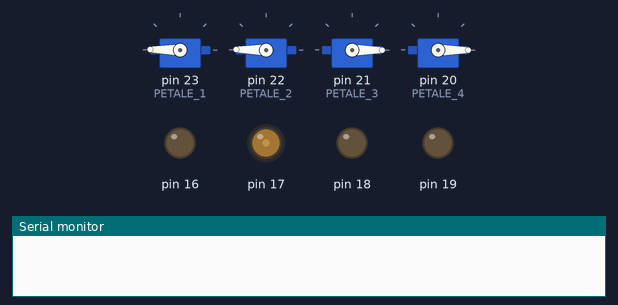
Recording of a sketch running on a simulated Arduino Mega 2560, built with avr-gcc and run on an emulated ATmega2560. On the bench: 4 × servo, output pins drawn as LEDs (lit = HIGH), the last lines printed to the serial monitor.

Above: at 0.15 s.
At 3.16 s:
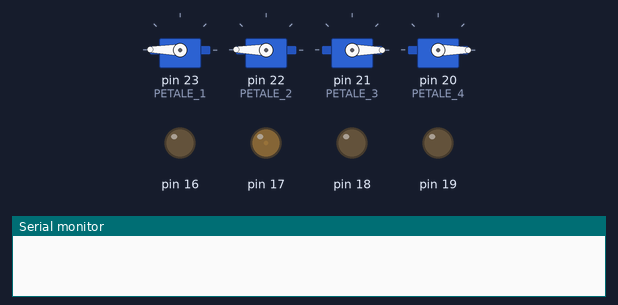
At 17.67 s:
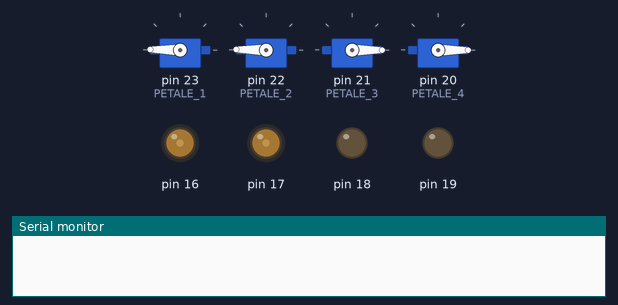
At 23.99 s:
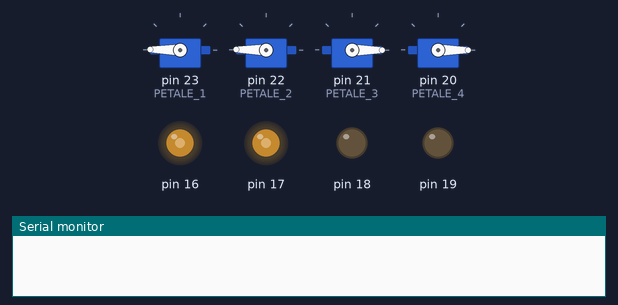
At 26.81 s:
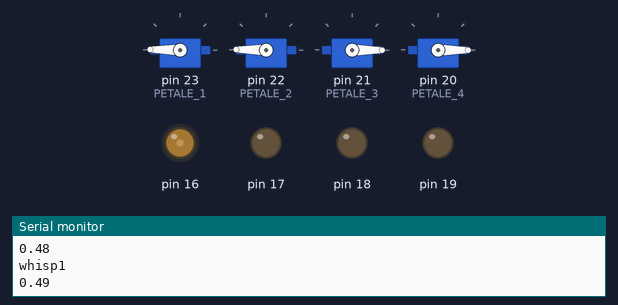
At 34.63 s:
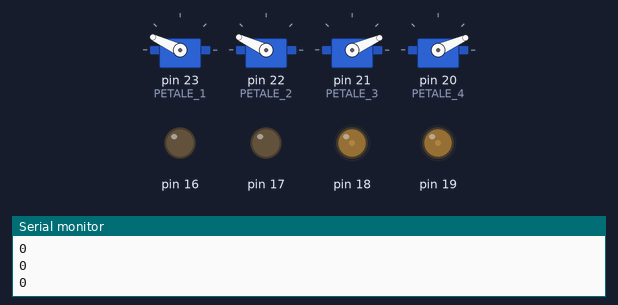
Timing chart, 0 to 40.0 s (numbered marks = the images above):
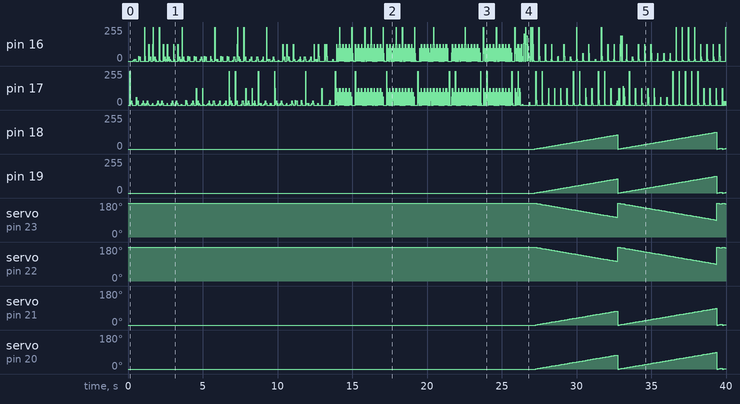

The sketch:

test_elapsed.ino
```cpp
// create elapsedMillis outside loop(), to
// retain its value each time loop() runs.
#include <elapsedMillis.h>
#include <Servo.h>
#include <SoftPWM.h>
#include <Math.h>

elapsedMillis timer;
elapsedMillis timerDelta;
elapsedMillis timerDelta1;
elapsedMillis sincePrint;
static int black = 413; //ms
int deltaStep, deltaStep1;//ms
bool isLeft = true;
int indexOpening = 0;
bool setupBassOneShot = true;
bool setupWhisp1 = true;
bool setupWhisp2 = true;
bool setupWhisp3 = true;
bool setupWhisp4 = true;
bool oneShotOff1 = true;
bool oneShotOff2 = true;
bool oneShotOff3 = true;
bool oneShotOff4 = true;
bool oneShotOff5 = true;
bool oneShotOff6 = true;
bool oneShotOff7 = true;
bool oneShotOff8 = true;
bool oneShotOff9 = true;
bool oneShotOff10 = true;
bool oneShotOff11= true;
bool oneShotOff12 = true;
int beatCpt = 0;
float decrescendo;

int i;
int wIndex = 0;
unsigned int stepIndex;
float flashLed[] = {0, .125, .250, .500, .250, .125, 0};
int flashLedLen = (sizeof(flashLed) / sizeof(int));
float ledShortWhisper[] = {0, .125, .125, .250, .250, .500, .500, .500, .500, .750, .750, .750, .750, 1, 1, 1, 1, .750, .750, .750, .750, .500, .500, .500, .500, .250, .250, .125, .125, 0};
int ledShortWhisperLen = (sizeof(ledShortWhisper) / sizeof(int));
int ledLongWhisper[] = {};
int ledLongWhisperLen = (sizeof(ledLongWhisper) / sizeof(int));
float break1[] = {1, .75, .75, .50, .50, .25, .125, .0725, .0725, .036, .036, .017, .017 , 0, 0, 0 , 0, 0};
int break1Len = (sizeof(break1) / sizeof(int));
int fullHatOpening[] = {};
int fullHatOpeningLen = (sizeof(fullHatOpening) / sizeof(int));

//TIMING
unsigned int startBass = 13244;
unsigned int steps[] = {178, 657, 1148, 1655, 2149, 2631, 3102, 3611, 3958, 4566, 5058, 5575, 6155, 6743, 7299, 7869, 8489, 9039, 9579, 10109, 10606, 11132, 11658, 12227, 12720};
unsigned int stepsLen = (sizeof(steps) / sizeof(unsigned int));
unsigned int whispers[] = {26062, 32740};
unsigned int whispersEnd[] = {27100, 33740};
unsigned int whispersLen = (sizeof(whispers) / sizeof(unsigned int));
unsigned int bigWhispers[] = {39740, 46339};
unsigned int bigWhispersEnd[] = {46310, 52733};
unsigned int bigWhispersLen = (sizeof(bigWhispers) / sizeof(unsigned int));


unsigned int beatStart = 52733;
unsigned measureStart = 52951;
unsigned beatNote = 58772 - 58358;
unsigned int breakStart = 79455;
unsigned beatBreak = 81101 - breakStart;
unsigned int blablaStart = 91881;//Cri Pulsation Led
unsigned int beatBlabla = 92207 - 92097;
unsigned int blablaEndGuitarStart = 92685;//Fin Cri Pulsation led Ouverture Coiffe
unsigned int beatGuitarBeat = 96831 - 96011;
unsigned int endOpeningCoiffe = 105767;
unsigned int openingCoiffe2 = 112483;
unsigned int break2StartEndOpeningCoiff2 = 119179;
unsigned int beatBreak2 = 121253 - break2StartEndOpeningCoiff2;
unsigned int restartBreak = 131174;
unsigned int restartBreakEndSlowBeatStart = 133248;
unsigned int beatSlowBeat = 141522 - 140681;
unsigned int break3Start = 145657;
unsigned int beatBreak3 = 148137 - 147739;
unsigned int endStart = 165751;
unsigned int startVibrato1 = 172131;
unsigned int startVibrato2 = 186411;
unsigned int endTrax = 201978;


/*
  unsigned int endFirstWhisper = 27100;
  unsigned int startSecondWhisper = 32.74 * 1000;
  unsigned int endSecondWhisper = 33.74 * 1000;
  unsigned int startThirdWhisper = 39.72 * 1000;
  unsigned int endThirdWhisper = 45.97 * 1000;
  unsigned int startFourthWhisper = 46.51 * 1000;
  unsigned int endFourthdWhisper = 52.76 * 1000;
  unsigned int kick1 = 52.97 * 1000;
  unsigned int snare1 = 53.78 * 1000;
  unsigned int Kick2 = 54 * 1000;
  unsigned int snare2 = 55.44 * 1000;
  unsigned int kick3 = 55.95 * 1000;
  unsigned int pulseVoiceLedStart = 91.76 * 1000;
  unsigned int pulseVoiceLedEnd = 92.71 * 1000;
  unsigned int guitLead1CoiffOpen = 92.71 * 1000;
  unsigned int guitLead2CoiffClose = 105.88 * 1000;
  unsigned int guitLeadVoixEcho = 115.85 * 1000;
  unsigned int guitLeadVoixEchoEnd = 119.16 * 1000;
  unsigned int guitLeadVoixEchoBarkStart = 119.17 * 1000;
  unsigned int BassBarkStart = 132.52 * 1000;
  unsigned int restartBeat = 145.62 * 1000;
  unsigned int lowerIntensity = 172.06 * 1000;
*/

//LED AND SERVO
static int JAMBE_1 = 17;
static int JAMBE_2 = 16;
static int LED_1 = 19;
static int LED_2 = 18;
static int PETALE_1 = 23;
static int PETALE_2 = 22;
static int PETALE_3 = 21;
static int PETALE_4 = 20;

Servo servo1;
Servo servo2;
Servo servo3;
Servo servo4;

int valLed = 0;
int valWhisper = 0;

int calcIndex(float elapsedTime, float startTime, float endTime, int sizeArray) {
  return constrain((int) ((float)(sizeArray - 1) * (elapsedTime - startTime) / (endTime - startTime)), 0, sizeArray - 1);
}
bool testInTime(float ellapsedTime, float startTime, float endTime) {
  return (ellapsedTime >= startTime) && (ellapsedTime < endTime);
}
int maValue(float input) {
  return map((int)(input * 100), 0, 100, 0, 255);
}


void setup()
{
  Serial.begin(9600);

  SoftPWMBegin();
  servo1.attach(PETALE_1);
  servo2.attach(PETALE_2);
  servo3.attach(PETALE_3);
  servo4.attach(PETALE_4);
  SoftPWMSet(LED_1, 0);
  SoftPWMSet(LED_2, 0);

  SoftPWMSet(JAMBE_1, 0);
  SoftPWMSet(JAMBE_2, 0);
  servo1.write(179);
  servo2.write(179);
  servo3.write(0);
  servo4.write(0);
  //timer = whispers[0] - 1000;
  //timer = beatStart;
  timer = blablaStart;
  timer = blablaEndGuitarStart;
    timer = 0;
  timerDelta = 0;
  timerDelta1 = 0;
  stepIndex = 0;
  int indexOpening;
}

void walk() {

  if (timer >= steps[0] && timer <= steps[stepsLen - 1]) {
    if (timer < steps[stepIndex + 1]) {
      deltaStep = steps[stepIndex + 1] - steps[stepIndex];
      valLed = maValue(flashLed[calcIndex(timerDelta, 0, deltaStep, flashLedLen)]);
      if (isLeft) {
        SoftPWMSet(JAMBE_1, valLed / 4);
        SoftPWMSet(JAMBE_2, 0);
      } else {
        SoftPWMSet(JAMBE_2, valLed / 4);
        SoftPWMSet(JAMBE_1, 0);
      }
    } else {
      timerDelta = 0;
      timerDelta1 = 0;
      stepIndex++;
      if (isLeft == true) {
        isLeft = false;
      } else {
        isLeft = true;
      }

    }
  } else {
    if (oneShotOff1 == true) {
      oneShotOff1 = false;
      SoftPWMSet(JAMBE_1, 0);
      SoftPWMSet(JAMBE_2, 0);
      SoftPWMSet(LED_1, 0);
      SoftPWMSet(LED_2, 0);
    }

    //Serial.println("go for Bass");
  }
}


void bass() {
  if (timer > startBass && timer <= beatStart) {
    if (setupBassOneShot) {
      setupBassOneShot = false;
      timerDelta = 0;
      timerDelta1 = 0;
      stepIndex = 0;
      valWhisper = 0;
    }
    //WHISPERS
    if (timer > whispers[0] && timer <= bigWhispersEnd[1]) {
      //whispers1
      if (timer > whispers[0] && timer < whispersEnd[0]) {
        Serial.println("whisp1");
        if (setupWhisp1 == true) {
          setupWhisp1 = false;
          timerDelta1 = 0;
        }
        valWhisper =  maValue(ledShortWhisper[calcIndex(timerDelta1, 0, 1000, ledShortWhisperLen)]);

      }
      //whispers2
      if (timer > whispers[1] && timer < whispersEnd[1]) {
        Serial.println("whisp2");
        if (setupWhisp2 == true) {
          setupWhisp2 = false;
          timerDelta1 = 0;
        }
        valWhisper =  maValue(ledShortWhisper[calcIndex(timerDelta1, 0, 1000, ledShortWhisperLen)]);
      }

      //whispers3
      if (timer > bigWhispers[0] && timer < bigWhispersEnd[0]) {
        Serial.println("whisp3");
        if (setupWhisp3 == true) {
          setupWhisp3 = false;
          timerDelta1 = 0;
        }
        valWhisper =  maValue(ledShortWhisper[calcIndex(timerDelta1, 0, bigWhispersEnd[0] - bigWhispers[0], ledShortWhisperLen)]);
      }

      //whispers4
      if (timer > bigWhispers[1] && timer < bigWhispersEnd[1]) {
        Serial.println("whisp4");
        if (setupWhisp4 == true) {
          setupWhisp4 = false;
          timerDelta1 = 0;
        }
        valWhisper =  maValue(ledShortWhisper[calcIndex(timerDelta1, 0, bigWhispersEnd[1] - bigWhispers[1], ledShortWhisperLen)]);
      }
    }
    //BEAT
    if (timerDelta > beatNote) {
      timerDelta = 0;
      if (isLeft == true) {
        isLeft = false;
      } else {
        isLeft = true;
      }
    } else {
      valLed = maValue(flashLed[calcIndex(timerDelta, 0, 100, flashLedLen)]);
      if (isLeft) {
        SoftPWMSet(JAMBE_1, valLed / 4 + valWhisper );
        SoftPWMSet(JAMBE_2, 0);
      } else {
        SoftPWMSet(JAMBE_2, valLed / 4 + valWhisper );
        SoftPWMSet(JAMBE_1, 0);
      }
    }
  } else {
    if (timer > beatStart) {

    }
  }
}
void beatBreak1() {
  if (timer > beatStart && timer < breakStart) {
    if (oneShotOff3 == true) {
      oneShotOff3 = false;
      timerDelta = 0;
      timerDelta1 = 0;
      SoftPWMSet(JAMBE_2, 0);
      SoftPWMSet(JAMBE_1, 0);
    }
    if (timerDelta > beatNote) {
      timerDelta = 0;
      SoftPWMSet(JAMBE_1, 0);
    } else {
      valLed = maValue(flashLed[calcIndex(timerDelta, 0, 100, flashLedLen)]);
      SoftPWMSet(JAMBE_1, valLed);
    }
    if (timerDelta1 > 2 * beatNote) {
      timerDelta1 = 0;
    } else {
      valLed = maValue(flashLed[calcIndex(timerDelta1, 0, 250, flashLedLen)]);
      SoftPWMSet(JAMBE_2, 255 - valLed * 4);
    }
  } else {
    if (oneShotOff4 == true && timer > breakStart) {
      oneShotOff4 = false;
      SoftPWMSet(JAMBE_1, 0);
      SoftPWMSet(JAMBE_2, 0);
    }
  }
}
void break2() {
  if (timer > breakStart && timer < blablaStart) {
    if (oneShotOff5 == true) {
      oneShotOff5 = false;
      timerDelta = 0;
      timerDelta1 = 0;
      SoftPWMSet(JAMBE_2, 0);
      SoftPWMSet(JAMBE_1, 0);
    }
    if (timerDelta > beatBreak) {
      timerDelta = 0;
      SoftPWMSet(JAMBE_1, 0);
      SoftPWMSet(JAMBE_2, 0);
    } else {
      // Serial.println(maValue(break1[calcIndex(timerDelta, 0, beatBreak*2, break1Len)]));
      valLed = maValue(break1[calcIndex(timerDelta, 0, beatBreak, break1Len)]);
      SoftPWMSet(JAMBE_1, valLed / 2);
      SoftPWMSet(JAMBE_2, valLed / 2);
    }
  }
}
void blablateur() {
  if (timer > blablaStart && timer < blablaEndGuitarStart) {
    if (oneShotOff6 == true) {
      oneShotOff6 = false;
      timerDelta = 0;
      timerDelta1 = 0;
      SoftPWMSet(JAMBE_2, 0);
      SoftPWMSet(JAMBE_1, 0);
    }
    float blablaCrescendo = ((float)timer - (float)blablaStart) / ((float)blablaEndGuitarStart - (float)blablaStart);
    Serial.println(blablaCrescendo);
    if (timerDelta > beatBlabla) {
      timerDelta = 0;
      SoftPWMSet(JAMBE_1, 0);
      SoftPWMSet(JAMBE_2, 0);
    } else {
      // Serial.println(maValue(break1[calcIndex(timerDelta, 0, beatBreak*2, break1Len)]));
      valLed = maValue(flashLed[calcIndex(timerDelta, 0, beatBlabla, flashLedLen)]);
      SoftPWMSet(JAMBE_1, (int)(valLed * blablaCrescendo));
      SoftPWMSet(JAMBE_2,  (int)(valLed * blablaCrescendo));
    }
  }
}
void break3() {
  if (timer > blablaEndGuitarStart && timer < blablaStart) {
    if (oneShotOff7 == true) {
      oneShotOff7 = false;
      timerDelta = 0;
      timerDelta1 = 0;
      SoftPWMSet(JAMBE_2, 0);
      SoftPWMSet(JAMBE_1, 0);
    }
    if (timerDelta > beatGuitarBeat) {
      timerDelta = 0;
      SoftPWMSet(JAMBE_1, 0);
      SoftPWMSet(JAMBE_2, 0);
    } else {
      // Serial.println(maValue(break1[calcIndex(timerDelta, 0, beatBreak*2, break1Len)]));
      valLed = maValue(flashLed[calcIndex(timerDelta, 0, beatGuitarBeat, flashLedLen)]);
      SoftPWMSet(JAMBE_1, valLed);
      SoftPWMSet(JAMBE_2, valLed);
    }
  }
}
void break4() {
  if (timer > blablaStart&& timer < restartBreak) {
    if (oneShotOff9 == true) {
      oneShotOff9 = false;
      timerDelta = 0;
      SoftPWMSet(JAMBE_2, 0);
      SoftPWMSet(JAMBE_1, 0);
    }
    if (timerDelta > beatGuitarBeat/2) {
      timerDelta = 0;
      SoftPWMSet(JAMBE_1, 0);
      SoftPWMSet(JAMBE_2, 0);
      if (isLeft == true) {
        isLeft = false;
      } else {
        isLeft = true;
      }
    } else {
      // Serial.println(maValue(break1[calcIndex(timerDelta, 0, beatBreak*2, break1Len)]));
      valLed = maValue((flashLed[calcIndex(timerDelta, 0, 250, flashLedLen)]));
      if (isLeft) {
        SoftPWMSet(JAMBE_1, valLed * 2);
        SoftPWMSet(JAMBE_2, 0);
      } else {
        SoftPWMSet(JAMBE_1, 0);
        SoftPWMSet(JAMBE_2, valLed * 2);
      }
    }
  }
}
void beatBreak2Fn() {
  //measureStart
}
void blabla() {
  //measureStart
}

void openingCoiffe1() {

  if (timer > blablaEndGuitarStart && timer < break2StartEndOpeningCoiff2) {
    if (oneShotOff8 == true) {
      oneShotOff8 = false;
      timerDelta1 = 0;
      indexOpening = 0;
      servo1.write(179);
      servo2.write(179);
      servo3.write(0);
      servo4.write(0);
    }
    int deltaT = (break2StartEndOpeningCoiff2 - blablaEndGuitarStart) / 4;
    if (timerDelta1 > deltaT) {
      timerDelta1 = 0;
      indexOpening = indexOpening + 1;
      //close the coiffe
    } else {
      float crescendo = ((float)timerDelta1 / (float)deltaT);
      //crescendo = crescendo * crescendo;
      int i = (float)(crescendo * 127);
      Serial.println(indexOpening);
      if (indexOpening < 2) {
        servo1.write(map(i, 0, 127, 179 , 179 / 2));              // sets the servo position according to the scaled value
        servo2.write(map(i, 0, 127, 179, 179 / 2));              // sets the servo position according to the scaled value
        servo3.write(map(i, 0, 127, 0, 179 / 2));                // sets the servo position according to the scaled value
        servo4.write(map(i, 0, 127, 0, 179 / 2));                // sets the servo position according to the scaled value
        SoftPWMSet(19, map(i, 0, 127, 0, 255 / 2));               // sets the servo position according to the scaled value
        SoftPWMSet(18, map(i, 0, 127, 0, 255 / 2));
      } else if (indexOpening <= 4) {
        servo1.write(map(i, 0, 127, 179, 0));                // sets the servo position according to the scaled value
        servo2.write(map(i, 0, 127, 179, 0));                // sets the servo position according to the scaled value
        servo3.write(map(i, 0, 127, 0, 179));                // sets the servo position according to the scaled value
        servo4.write(map(i, 0, 127, 0, 179));                // sets the servo position according to the scaled value
        SoftPWMSet(19, map(i, 0, 127, 0, 255));               // sets the servo position according to the scaled value
        SoftPWMSet(18, map(i, 0, 127, 0, 255));
      }
      //var valueCoiffe= (int)(crescendo*255);
      //open the coiffe
    }
  } else {
    servo1.write(179);                // sets the servo position according to the scaled value
    servo2.write(179);                // sets the servo position according to the scaled value
    servo3.write(0);                // sets the servo position according to the scaled value
    servo4.write(0);                // sets the servo position according to the scaled value
    SoftPWMSet(19, map(0, 0, 127, 0, 255));               // sets the servo position according to the scaled value
    SoftPWMSet(18, map(0, 0, 127, 0, 255));
  }
}
void break5() {
  if (timer > restartBreak && timer < startVibrato1 ) {
    if (oneShotOff10 == true) {
      oneShotOff10 = false;
      timerDelta = 0;
      SoftPWMSet(JAMBE_2, 0);
      SoftPWMSet(JAMBE_1, 0);
    }
    if (timerDelta > beatGuitarBeat/4) {
      timerDelta = 0;
      SoftPWMSet(JAMBE_1, 0);
      SoftPWMSet(JAMBE_2, 0);
            if (isLeft == true) {
        isLeft = false;
      } else {
        isLeft = true;
      }
    } else {
      // Serial.println(maValue(break1[calcIndex(timerDelta, 0, beatBreak*2, break1Len)]));
      valLed = maValue(break1[calcIndex(timerDelta, 0, beatGuitarBeat/4, break1Len)]);
      if(isLeft == true) {
              SoftPWMSet(JAMBE_1, valLed *2);
      SoftPWMSet(JAMBE_2, 0);
      } else {
              SoftPWMSet(JAMBE_1, 0);
      SoftPWMSet(JAMBE_2, valLed *2);
      }

    }
  }
}
void outtro() {
   if (timer > startVibrato1 && timer < endTrax ) {
    decrescendo = 1.00 - ((float)timer - (float)startVibrato1) / ((float)endTrax - (float)startVibrato1);
    Serial.println(decrescendo);
    if (oneShotOff11 == true) {
      oneShotOff11 = false;
      timerDelta = 0;
      SoftPWMSet(JAMBE_2, 0);
      SoftPWMSet(JAMBE_1, 0);
    }
    if (timerDelta > beatGuitarBeat/16) {
      timerDelta = 0;
      SoftPWMSet(JAMBE_1, 0);
      SoftPWMSet(JAMBE_2, 0);
            if (isLeft == true) {
        isLeft = false;
      } else {
        isLeft = true;
      }
    } else {
      // Serial.println(maValue(break1[calcIndex(timerDelta, 0, beatBreak*2, break1Len)]));
      valLed = maValue(break1[calcIndex(timerDelta, 0, beatGuitarBeat/16, break1Len)]);
      if(isLeft == true) {
              SoftPWMSet(JAMBE_1, valLed  * decrescendo);
      SoftPWMSet(JAMBE_2, 0);
      } else {
              SoftPWMSet(JAMBE_1, 0);
      SoftPWMSet(JAMBE_2, valLed * decrescendo);
      }

    }
  }

}
void loop()
{
  walk();
  bass();
  beatBreak1();
  break2();
  blablateur();
  break3();
  break4();
  openingCoiffe1();
  break5();
  outtro();
}
```
